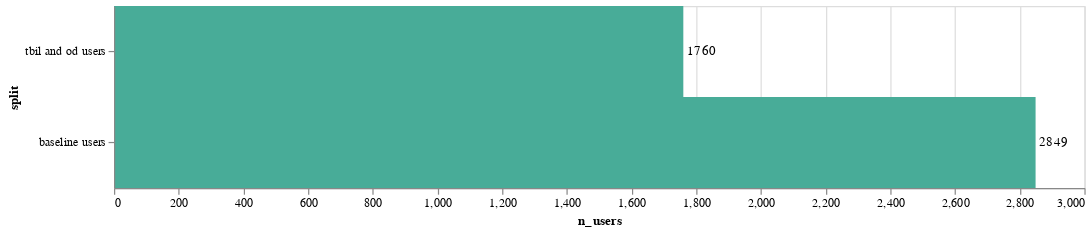

Source (notebook cell):
### Code cell
af.bar_single_label(n_users_df, af.teal, "n_users", "split", 800, 150, "x")

### Figure 1 — Vega-Lite specification as saved in the notebook (floating-point values rounded to 4 significant figures)
{"config": {"view": {"continuousWidth": 400, "continuousHeight": 300}}, "layer": [{"mark": {"type": "rect", "color": "#48AC98"}, "encoding": {"x": {"type": "quantitative", "field": "n_users"}, "y": {"type": "nominal", "field": "split", "sort": "x"}}, "height": 150, "width": 800}, {"mark": {"type": "text", "align": "center", "baseline": "middle", "dx": 15}, "encoding": {"text": {"type": "quantitative", "field": "n_users"}, "x": {"type": "quantitative", "field": "n_users"}, "y": {"type": "nominal", "field": "split", "sort": "x"}}, "height": 150, "width": 800}], "data": {"name": "data-78b00687d60853442eff574eed996453"}, "$schema": "https://vega.github.io/schema/vega-lite/v4.8.1.json", "datasets": {"data-78b00687d60853442eff574eed996453": [{"split": "tbil and od users", "n_users": 1760, "perc_users": 38.2}, {"split": "baseline users", "n_users": 2849, "perc_users": 61.8}]}}
